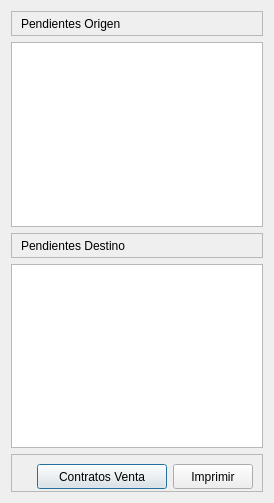
<?xml version="1.0" encoding="UTF-8"?>
<ui version="4.0">
 <class>CargasPendientes</class>
 <widget class="QDialog" name="CargasPendientes">
  <property name="geometry">
   <rect>
    <x>0</x>
    <y>0</y>
    <width>274</width>
    <height>503</height>
   </rect>
  </property>
  <property name="windowTitle">
   <string>Dialog</string>
  </property>
  <layout class="QVBoxLayout" name="verticalLayout">
   <item>
    <widget class="QFrame" name="frame">
     <property name="minimumSize">
      <size>
       <width>0</width>
       <height>25</height>
      </size>
     </property>
     <property name="frameShape">
      <enum>QFrame::StyledPanel</enum>
     </property>
     <property name="frameShadow">
      <enum>QFrame::Raised</enum>
     </property>
     <widget class="QLabel" name="label">
      <property name="geometry">
       <rect>
        <x>10</x>
        <y>0</y>
        <width>129</width>
        <height>25</height>
       </rect>
      </property>
      <property name="minimumSize">
       <size>
        <width>0</width>
        <height>25</height>
       </size>
      </property>
      <property name="styleSheet">
       <string notr="true">font: 12pt &quot;MS Shell Dlg 2&quot;;</string>
      </property>
      <property name="text">
       <string>Pendientes Origen</string>
      </property>
     </widget>
    </widget>
   </item>
   <item>
    <widget class="QTableView" name="pendientesOrigen">
     <property name="styleSheet">
      <string notr="true">font: 12pt &quot;MS Shell Dlg 2&quot;;</string>
     </property>
    </widget>
   </item>
   <item>
    <widget class="QFrame" name="frame_2">
     <property name="minimumSize">
      <size>
       <width>0</width>
       <height>25</height>
      </size>
     </property>
     <property name="frameShape">
      <enum>QFrame::StyledPanel</enum>
     </property>
     <property name="frameShadow">
      <enum>QFrame::Raised</enum>
     </property>
     <widget class="QLabel" name="label_2">
      <property name="geometry">
       <rect>
        <x>10</x>
        <y>0</y>
        <width>134</width>
        <height>25</height>
       </rect>
      </property>
      <property name="minimumSize">
       <size>
        <width>0</width>
        <height>25</height>
       </size>
      </property>
      <property name="styleSheet">
       <string notr="true">font: 12pt &quot;MS Shell Dlg 2&quot;;</string>
      </property>
      <property name="text">
       <string>Pendientes Destino</string>
      </property>
     </widget>
    </widget>
   </item>
   <item>
    <widget class="QTableView" name="pedientesDestino">
     <property name="styleSheet">
      <string notr="true">font: 12pt &quot;MS Shell Dlg 2&quot;;</string>
     </property>
    </widget>
   </item>
   <item>
    <widget class="QFrame" name="frame_3">
     <property name="minimumSize">
      <size>
       <width>0</width>
       <height>25</height>
      </size>
     </property>
     <property name="frameShape">
      <enum>QFrame::StyledPanel</enum>
     </property>
     <property name="frameShadow">
      <enum>QFrame::Raised</enum>
     </property>
     <layout class="QHBoxLayout" name="horizontalLayout">
      <item>
       <spacer name="horizontalSpacer">
        <property name="orientation">
         <enum>Qt::Horizontal</enum>
        </property>
        <property name="sizeHint" stdset="0">
         <size>
          <width>80</width>
          <height>20</height>
         </size>
        </property>
       </spacer>
      </item>
      <item>
       <widget class="QPushButton" name="contratosVenta">
        <property name="minimumSize">
         <size>
          <width>130</width>
          <height>25</height>
         </size>
        </property>
        <property name="maximumSize">
         <size>
          <width>130</width>
          <height>16777215</height>
         </size>
        </property>
        <property name="styleSheet">
         <string notr="true">font: 12pt &quot;MS Shell Dlg 2&quot;;</string>
        </property>
        <property name="text">
         <string>Contratos Venta</string>
        </property>
       </widget>
      </item>
      <item>
       <widget class="QPushButton" name="pushButton">
        <property name="minimumSize">
         <size>
          <width>80</width>
          <height>25</height>
         </size>
        </property>
        <property name="maximumSize">
         <size>
          <width>80</width>
          <height>16777215</height>
         </size>
        </property>
        <property name="styleSheet">
         <string notr="true">font: 12pt &quot;MS Shell Dlg 2&quot;;</string>
        </property>
        <property name="text">
         <string>Imprimir</string>
        </property>
       </widget>
      </item>
     </layout>
    </widget>
   </item>
  </layout>
 </widget>
 <resources/>
 <connections/>
</ui>
